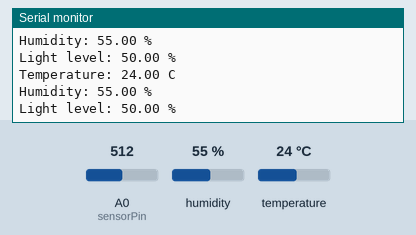
The sketch below on a simulated Arduino Uno, built with avr-gcc and run on an emulated ATmega328P. Shown: the last lines printed to the serial monitor. The inputs (shaded band) are chosen by the test bench; at power-on: humidity 55 %, A0 (sensorPin) = 512, temperature 24 °C.

Above: at 1.3 s.
1.4 s: humidity set to 22 %
At 2.36 s:
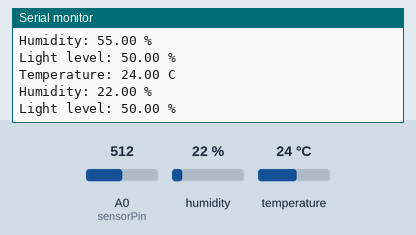
2.9 s: A0 (sensorPin) set to 716
At 4.0 s:
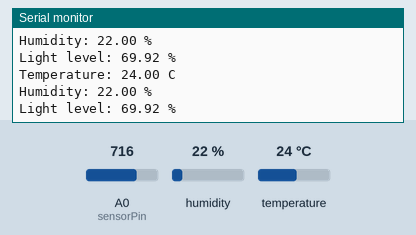
4.4 s: temperature set to 12 °C
5.9 s: A0 (sensorPin) set to 900
At 6.42 s:
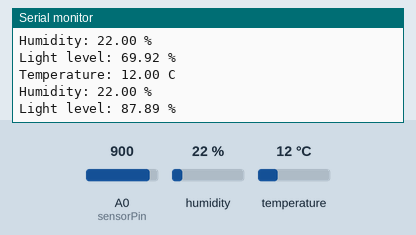
7.4 s: humidity set to 40 %
At 8.45 s:
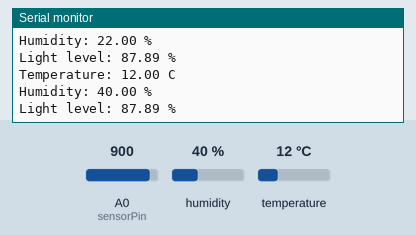
Timing chart, 0 to 9.9 s (numbered marks = the images above; inputs shaded):
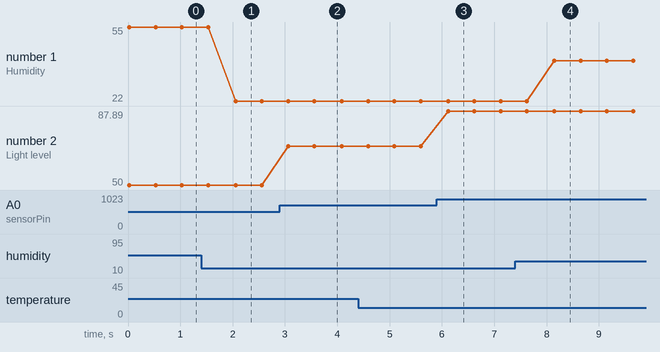

The sketch:

sensors_test.ino
```cpp
// Libraries
#include "DHT.h"

// Pins
int sensorPin = A0;
#define DHTPIN 5
#define DHTTYPE DHT11

// Initialize DHT sensor
DHT dht(DHTPIN, DHTTYPE, 15);

void setup() {

  // Serial
  Serial.begin(115200);

  // Init DHT
  dht.begin();

}

void loop() {

  // Reading temperature and humidity
  float humidity = dht.readHumidity();
  // Read temperature as Celsius
  float temperature = dht.readTemperature();

  // Display
  Serial.print("Temperature: ");
  Serial.print(temperature);
  Serial.println(" C");

  Serial.print("Humidity: ");
  Serial.print(humidity);
  Serial.println(" %");

  // Reading from analog sensor
  int sensorValue = analogRead(sensorPin);
  float lightLevel = sensorValue/1024.*100;

  // Display
  Serial.print("Light level: ");
  Serial.print(lightLevel);
  Serial.println(" %");
  Serial.println();

  // Wait
  delay(500);

}
```

Measured:
- after the input at 1.4 s, the serial monitor: prints a new line after 0.66 s (image 1)
- after the input at 2.9 s, the serial monitor: prints a new line after 0.16 s (image 2)
- after the input at 5.9 s, the serial monitor: prints a new line after 0.22 s (image 3)
- after the input at 7.4 s, the serial monitor: prints a new line after 0.75 s (image 4)
- plotted number 1: 55 → 22 after the input at 1.4 s, 22 → 40 after the input at 7.4 s
- plotted number 2: 50 → 69.92 after the input at 2.9 s, 69.92 → 87.89 after the input at 5.9 s
